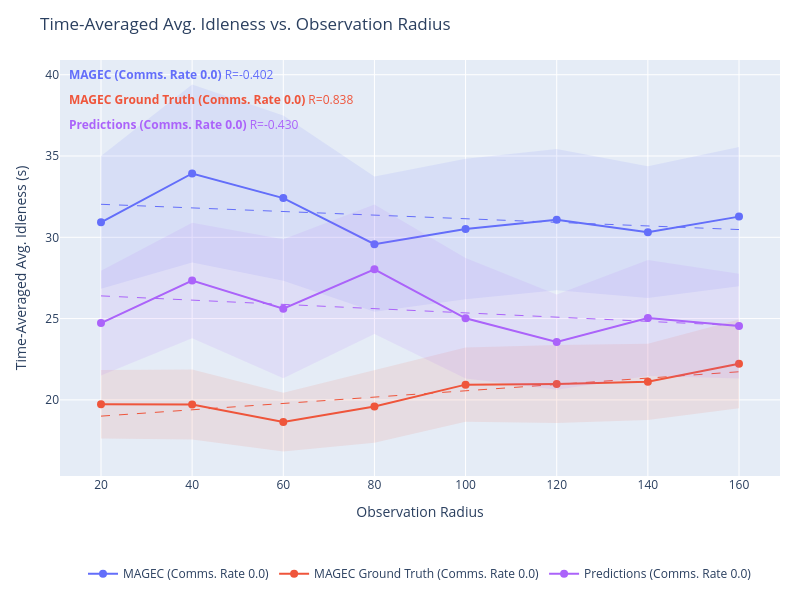

Notebook source saved alongside this figure:
### Markdown cell above
## Idleness vs. Observation Radius

### Code cell
import plotly.graph_objects as go
import plotly.express as px
import numpy as np
from plots import *

# SERIES_TO_PLOT = {"Learned Comms. + Prediction + UQ", "MAGEC"}
SERIES_TO_PLOT = None # Plot all

series_colors = {s: c for s, c in zip(output, px.colors.qualitative.Plotly)}


def get_requests(data):
    """Total communication requests per episode (mean over episodes)."""
    r = np.array(data['communication']['requests_made'][...])
    return float(np.mean(r.reshape(r.shape[0], -1).sum(axis=1)))


def get_idleness_mean(data):
    """Time-averaged avg. idleness, mean over episodes."""
    return float(np.mean(data['avg_idleness']))


def get_idleness_std(data):
    """Time-averaged avg. idleness, SEM over episodes."""
    n = len(data['avg_idleness'])
    return float(np.std(data['avg_idleness']) / np.sqrt(n))

for comms_p in comms_probabilities:
    fig = go.Figure()
    r_annotations = []

    if comms_p > 0.0:
        # We only care about the 0.0 case right now!
        continue

    for series in output:
        if SERIES_TO_PLOT is not None and series not in SERIES_TO_PLOT:
            continue

        name = series.replace("Fixed Rate", f"Comms. Rate {comms_p:.1f}")

        color = series_colors.get(series, '#888888')
        all_exps = list(output[series].keys())

        # Swept experiments: encoded as obs_radius_X_comms_Y, filtered to this comms_p
        swept_exps = sorted(
            [e for e in all_exps if output[series][e].attrs.get("communication_probability", -1.0) == comms_p and "Fixed Rate" in series],
            key=lambda e: output[series][e].attrs.get("observation_radius", 0.0)
        )

        if swept_exps:
            xs = [output[series][e].attrs.get("observation_radius", 0.0) for e in swept_exps]
            ys = [get_idleness_mean(output[series][e]) for e in swept_exps]
            ys_std = [get_idleness_std(output[series][e]) for e in swept_exps]
            y_upper = [y + s for y, s in zip(ys, ys_std)]
            y_lower = [y - s for y, s in zip(ys, ys_std)]

            fig.add_trace(go.Scatter(
                x=xs,
                y=ys,
                mode='lines+markers',
                name=name,
                line=dict(color=color),
                marker=dict(color=color, size=8),
                legendgroup=series,
                hovertemplate=[
                    f"{series}<br>obs_radius={r:.1f}<br>idleness=%{{y:.4f}}<extra></extra>"
                    for r in xs
                ],
            ))
            # SEM shaded band
            fig.add_trace(go.Scatter(
                x=xs + xs[::-1],
                y=y_upper + y_lower[::-1],
                fill='toself',
                fillcolor=color,
                line=dict(color='rgba(255,255,255,0)'),
                opacity=0.1,
                legendgroup=series,
                showlegend=False,
                hoverinfo='skip',
            ))

            # OLS trendline
            if len(xs) >= 2:
                x_trend, y_trend, r = fit_ols_trendline(xs, ys)
                fig.add_trace(go.Scatter(
                    x=x_trend,
                    y=y_trend,
                    mode='lines',
                    name=f"{name} (fit)",
                    line=dict(color=color, dash='dash', width=1),
                    legendgroup=series,
                    showlegend=False,
                    hoverinfo='skip',
                ))
                r_annotations.append(
                    dict(
                        text=f"<b>{name}</b> R={r:.3f}",
                        xref='paper', yref='paper',
                        x=0.01,
                        y=0.99 - len(r_annotations) * 0.06,
                        xanchor='left', yanchor='top',
                        showarrow=False,
                        font=dict(color=color, size=12),
                    )
                )

    fig.update_layout(
        title=f"Time-Averaged Avg. Idleness vs. Observation Radius",
        xaxis_title="Observation Radius",
        yaxis_title="Time-Averaged Avg. Idleness (s)",
        height=600,
        width=800,
        hovermode='closest',
        autosize=True,
        margin=dict(l=60, r=20, t=60, b=120),
        legend=dict(orientation='h', yanchor='top', y=-0.2, xanchor='center', x=0.5),
        annotations=r_annotations,
    )
    fig.show()

### Figure 1 — Plotly figure (JSON) as saved in the notebook; plotly's stock layout.template omitted (floating-point values rounded to 4 significant figures; data arrays with more than 128 entries replaced by an {"elided": "..."} marker saying what was removed)
{"data": [{"hovertemplate": ["MAGEC (Fixed Rate)<br>obs_radius=20.0<br>idleness=%{y:.4f}<extra></extra>", "MAGEC (Fixed Rate)<br>obs_radius=40.0<br>idleness=%{y:.4f}<extra></extra>", "MAGEC (Fixed Rate)<br>obs_radius=60.0<br>idleness=%{y:.4f}<extra></extra>", "MAGEC (Fixed Rate)<br>obs_radius=80.0<br>idleness=%{y:.4f}<extra></extra>", "MAGEC (Fixed Rate)<br>obs_radius=100.0<br>idleness=%{y:.4f}<extra></extra>", "MAGEC (Fixed Rate)<br>obs_radius=120.0<br>idleness=%{y:.4f}<extra></extra>", "MAGEC (Fixed Rate)<br>obs_radius=140.0<br>idleness=%{y:.4f}<extra></extra>", "MAGEC (Fixed Rate)<br>obs_radius=160.0<br>idleness=%{y:.4f}<extra></extra>"], "legendgroup": "MAGEC (Fixed Rate)", "line": {"color": "#636EFA"}, "marker": {"color": "#636EFA", "size": 8}, "mode": "lines+markers", "name": "MAGEC (Comms. Rate 0.0)", "type": "scatter", "x": [20, 40, 60, 80, 100, 120, 140, 160], "y": [30.92, 33.93, 32.41, 29.58, 30.51, 31.08, 30.32, 31.27]}, {"fill": "toself", "fillcolor": "#636EFA", "hoverinfo": "skip", "legendgroup": "MAGEC (Fixed Rate)", "line": {"color": "rgba(255,255,255,0)"}, "opacity": 0.1, "showlegend": false, "type": "scatter", "x": [20, 40, 60, 80, 100, 120, 140, 160, 160, 140, 120, 100, 80, 60, 40, 20], "y": [35.01, 39.4, 37.49, 33.75, 34.83, 35.43, 34.37, 35.55, 26.99, 26.26, 26.74, 26.2, 25.41, 27.33, 28.45, 26.84]}, {"hoverinfo": "skip", "legendgroup": "MAGEC (Fixed Rate)", "line": {"color": "#636EFA", "dash": "dash", "width": 1}, "mode": "lines", "name": "MAGEC (Comms. Rate 0.0) (fit)", "showlegend": false, "type": "scatter", "x": {"elided": "200 float values"}, "y": {"elided": "200 float values"}}, {"hovertemplate": ["MAGEC Ground Truth (Fixed Rate)<br>obs_radius=20.0<br>idleness=%{y:.4f}<extra></extra>", "MAGEC Ground Truth (Fixed Rate)<br>obs_radius=40.0<br>idleness=%{y:.4f}<extra></extra>", "MAGEC Ground Truth (Fixed Rate)<br>obs_radius=60.0<br>idleness=%{y:.4f}<extra></extra>", "MAGEC Ground Truth (Fixed Rate)<br>obs_radius=80.0<br>idleness=%{y:.4f}<extra></extra>", "MAGEC Ground Truth (Fixed Rate)<br>obs_radius=100.0<br>idleness=%{y:.4f}<extra></extra>", "MAGEC Ground Truth (Fixed Rate)<br>obs_radius=120.0<br>idleness=%{y:.4f}<extra></extra>", "MAGEC Ground Truth (Fixed Rate)<br>obs_radius=140.0<br>idleness=%{y:.4f}<extra></extra>", "MAGEC Ground Truth (Fixed Rate)<br>obs_radius=160.0<br>idleness=%{y:.4f}<extra></extra>"], "legendgroup": "MAGEC Ground Truth (Fixed Rate)", "line": {"color": "#EF553B"}, "marker": {"color": "#EF553B", "size": 8}, "mode": "lines+markers", "name": "MAGEC Ground Truth (Comms. Rate 0.0)", "type": "scatter", "x": [20, 40, 60, 80, 100, 120, 140, 160], "y": [19.73, 19.72, 18.63, 19.6, 20.94, 20.98, 21.11, 22.22]}, {"fill": "toself", "fillcolor": "#EF553B", "hoverinfo": "skip", "legendgroup": "MAGEC Ground Truth (Fixed Rate)", "line": {"color": "rgba(255,255,255,0)"}, "opacity": 0.1, "showlegend": false, "type": "scatter", "x": [20, 40, 60, 80, 100, 120, 140, 160, 160, 140, 120, 100, 80, 60, 40, 20], "y": [21.84, 21.87, 20.44, 21.82, 23.23, 23.38, 23.46, 24.95, 19.49, 18.76, 18.58, 18.65, 17.37, 16.83, 17.56, 17.62]}, {"hoverinfo": "skip", "legendgroup": "MAGEC Ground Truth (Fixed Rate)", "line": {"color": "#EF553B", "dash": "dash", "width": 1}, "mode": "lines", "name": "MAGEC Ground Truth (Comms. Rate 0.0) (fit)", "showlegend": false, "type": "scatter", "x": {"elided": "200 float values"}, "y": {"elided": "200 float values"}}, {"hovertemplate": ["Predictions (Fixed Rate)<br>obs_radius=20.0<br>idleness=%{y:.4f}<extra></extra>", "Predictions (Fixed Rate)<br>obs_radius=40.0<br>idleness=%{y:.4f}<extra></extra>", "Predictions (Fixed Rate)<br>obs_radius=60.0<br>idleness=%{y:.4f}<extra></extra>", "Predictions (Fixed Rate)<br>obs_radius=80.0<br>idleness=%{y:.4f}<extra></extra>", "Predictions (Fixed Rate)<br>obs_radius=100.0<br>idleness=%{y:.4f}<extra></extra>", "Predictions (Fixed Rate)<br>obs_radius=120.0<br>idleness=%{y:.4f}<extra></extra>", "Predictions (Fixed Rate)<br>obs_radius=140.0<br>idleness=%{y:.4f}<extra></extra>", "Predictions (Fixed Rate)<br>obs_radius=160.0<br>idleness=%{y:.4f}<extra></extra>"], "legendgroup": "Predictions (Fixed Rate)", "line": {"color": "#AB63FA"}, "marker": {"color": "#AB63FA", "size": 8}, "mode": "lines+markers", "name": "Predictions (Comms. Rate 0.0)", "type": "scatter", "x": [20, 40, 60, 80, 100, 120, 140, 160], "y": [24.72, 27.34, 25.6, 28.03, 25.02, 23.56, 25.04, 24.54]}, {"fill": "toself", "fillcolor": "#AB63FA", "hoverinfo": "skip", "legendgroup": "Predictions (Fixed Rate)", "line": {"color": "rgba(255,255,255,0)"}, "opacity": 0.1, "showlegend": false, "type": "scatter", "x": [20, 40, 60, 80, 100, 120, 140, 160, 160, 140, 120, 100, 80, 60, 40, 20], "y": [27.95, 30.89, 29.88, 32.01, 28.72, 26.48, 28.61, 27.76, 21.32, 21.47, 20.63, 21.31, 24.05, 21.33, 23.79, 21.5]}, {"hoverinfo": "skip", "legendgroup": "Predictions (Fixed Rate)", "line": {"color": "#AB63FA", "dash": "dash", "width": 1}, "mode": "lines", "name": "Predictions (Comms. Rate 0.0) (fit)", "showlegend": false, "type": "scatter", "x": {"elided": "200 float values"}, "y": {"elided": "200 float values"}}], "layout": {"annotations": [{"font": {"color": "#636EFA", "size": 12}, "showarrow": false, "text": "<b>MAGEC (Comms. Rate 0.0)</b> R=-0.402", "x": 0.01, "xanchor": "left", "xref": "paper", "y": 0.99, "yanchor": "top", "yref": "paper"}, {"font": {"color": "#EF553B", "size": 12}, "showarrow": false, "text": "<b>MAGEC Ground Truth (Comms. Rate 0.0)</b> R=0.838", "x": 0.01, "xanchor": "left", "xref": "paper", "y": 0.93, "yanchor": "top", "yref": "paper"}, {"font": {"color": "#AB63FA", "size": 12}, "showarrow": false, "text": "<b>Predictions (Comms. Rate 0.0)</b> R=-0.430", "x": 0.01, "xanchor": "left", "xref": "paper", "y": 0.87, "yanchor": "top", "yref": "paper"}], "autosize": true, "height": 600, "hovermode": "closest", "legend": {"orientation": "h", "x": 0.5, "xanchor": "center", "y": -0.2, "yanchor": "top"}, "margin": {"b": 120, "l": 60, "r": 20, "t": 60}, "title": {"text": "Time-Averaged Avg. Idleness vs. Observation Radius"}, "width": 800, "xaxis": {"title": {"text": "Observation Radius"}}, "yaxis": {"title": {"text": "Time-Averaged Avg. Idleness (s)"}}}}
